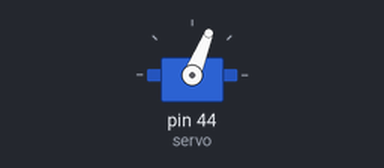
This sketch was run on a simulated Arduino Mega 2560, built with avr-gcc and run on an emulated ATmega2560. On the bench: servo.

Above: at 0.05 s.
At 0.55 s:
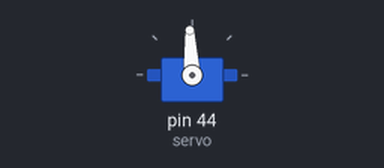
At 0.95 s:
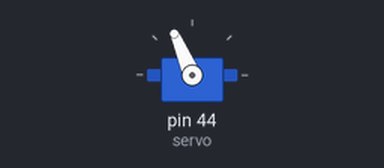
At 1.7 s:
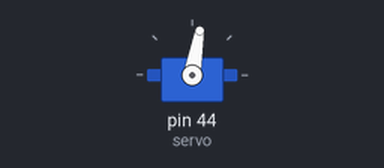
Timing chart, 0 to 4.6 s (numbered marks = the images above):
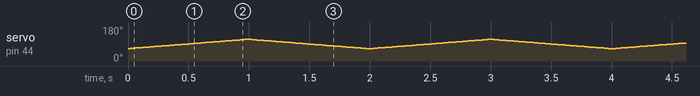

The sketch:

servo_test.ino
```cpp
#include <Servo.h>

Servo servo;
int pos = 65;
int i = 1;


void setup() {
  servo.attach(44);
}

void loop() {
  while (1) {
    pos = pos + i;
    servo.write(pos);
    delay(20);
    if (pos >= 115) i = -1;
    if (pos <= 65) i = 1;
  }
}
```
